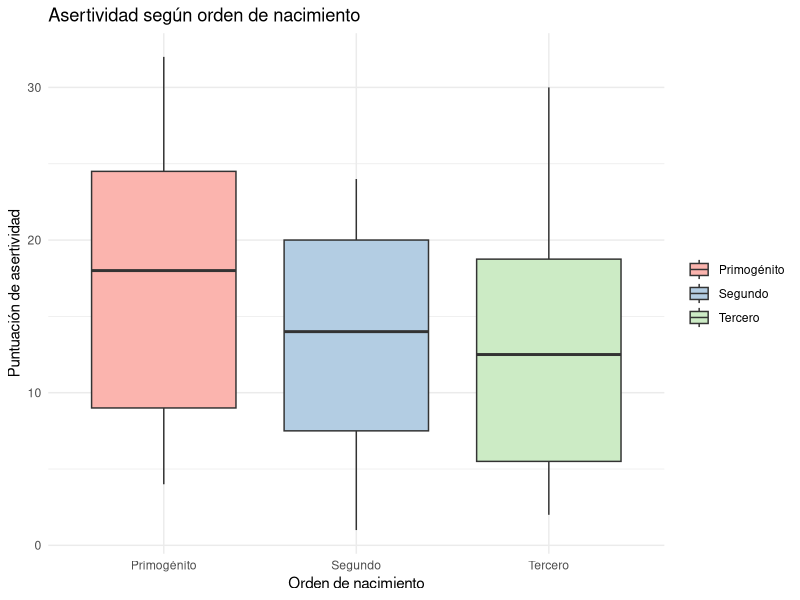
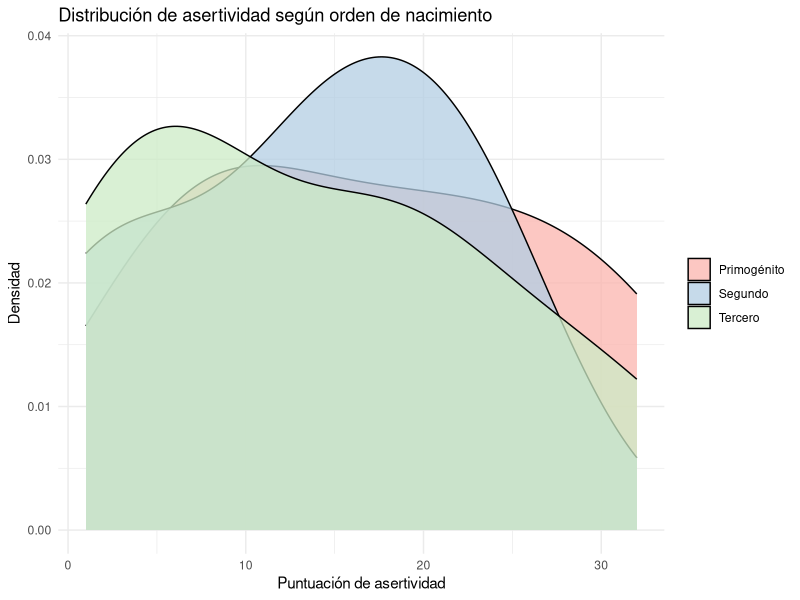

Source code (R) for these figures, in order:
## ---- chunk 1
library(tidyverse)
library(knitr)
## ---- chunk 2
c1 <- c(83,89,89,90,91,91,92,94,96)
c2 <- c(77,78,79,80,81,81,81,82)
## ---- chunk 3
df.T <- data.frame(Tr=c(rep("c1", times=length(c1)),
                          rep("c2", times=length(c2))),
                   tem=c(c1, c2))
#asignación de rangos de menor a mayor, con promedio de iguales
R <- rank(df.T$tem, ties.method = "average")
#tabla con resultados
ranked <- cbind(df.T,R)
k <- arrange(ranked,R)

## ---- chunk 4
wilcox.test(c1,c2,correct = T,alternative = 'g')
## ---- chunk 5
library(dplyr)

# Datos de asertividad
primogenitos <- c(18, 8, 4, 21, 28, 32, 10)
segundos <- c(18, 12, 3, 24, 22, 1, 14)
terceros <- c(7, 19, 2, 30, 18, 5)

# Crear un dataframe combinado con todos los datos
datos <- data.frame(
  asertividad = c(primogenitos, segundos, terceros),
  orden_nacimiento = factor(c(rep("Primogénito", length(primogenitos)),
                              rep("Segundo", length(segundos)),
                              rep("Tercero", length(terceros))))
)
## ---- chunk 6
# Combinar todos los datos en un vector único
todos_los_datos <- c(primogenitos, segundos, terceros)

# Crear un vector de grupo correspondiente
grupo <- factor(c(rep("Primogénito", length(primogenitos)),
                  rep("Segundo", length(segundos)),
                  rep("Tercero", length(terceros))))

# Calcular los rangos de todas las observaciones
rangos <- rank(todos_los_datos)

# Calcular la suma de rangos para cada grupo
suma_rangos <- tapply(rangos, grupo, sum)

# Número total de observaciones
N <- length(todos_los_datos)

# Calcular el estadístico de Kruskal-Wallis
EP <- (12 / (N * (N + 1))) * sum(suma_rangos^2 / table(grupo)) - 3 * (N + 1)

# Mostrar el estadístico de prueba 
EP

## ---- chunk 7
# Realizar la prueba de Kruskal-Wallis

kruskal_test <- kruskal.test(asertividad ~ orden_nacimiento, data = datos)


print(kruskal_test)

if(kruskal_test$p.value < 0.05) {
  cat("Hay evidencia suficiente para rechazar la hipótesis nula. Existen diferencias significativas en los niveles de asertividad entre los distintos órdenes de nacimiento.\n")
} else {
  cat("No hay evidencia suficiente para rechazar la hipótesis nula. No se observan diferencias significativas en los niveles de asertividad entre los distintos órdenes de nacimiento.\n")
}
## ---- chunk 8

library(ggplot2)

ggplot(datos, aes(x = orden_nacimiento, y = asertividad, fill = orden_nacimiento)) +
  geom_boxplot() +
  labs(title = "Asertividad según orden de nacimiento",
       x = "Orden de nacimiento",
       y = "Puntuación de asertividad") +
  theme_minimal() +
  scale_fill_brewer(palette = "Pastel1") +
  theme(legend.title = element_blank()) 

## ---- chunk 9

ggplot(datos, aes(x = asertividad, fill = orden_nacimiento)) +
  geom_density(alpha = 0.75) + # Ajusta la transparencia con 'alpha'
  labs(title = "Distribución de asertividad según orden de nacimiento",
       x = "Puntuación de asertividad",
       y = "Densidad") +
  theme_minimal() +
  scale_fill_brewer(palette = "Pastel1") + 
  theme(legend.title = element_blank()) 

## ---- chunk 10
esposo <- c(147, 158, 131, 142, 183, 151, 196, 129, 155, 158)
esposa <- c(122, 128, 125, 123, 115, 120, 108, 143, 124, 123)

#  Pearson
cor_pearson <- cor(esposo, esposa, method = "pearson")
cor_pearson

## ---- chunk 11
# Kendall
cor_kendall <- cor(esposo, esposa, method = "kendall")
cor_kendall

## ---- chunk 12
#  Spearman
cor_spearman <- cor(esposo, esposa, method = "spearman")
cor_spearman

